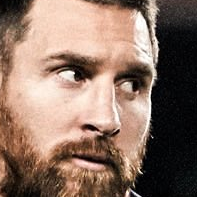
#> input picture Model/images_dataset/data_training/lionel_messi/lionel_messi1.png, 197 x 197 px, given in place of sharapova1.jpg, which was not available
$ jupyter execute --allow-errors data_processing.ipynb   (text cells are left out)
#> lines starting #> are read from the running program, lines starting #| are printed output that depends on the picture; pictures that were not available may be replaced by others from this repository, and a replacement may not be noted
[cell 1]
import numpy as np
import cv2
import matplotlib
from matplotlib import pyplot as plt

[cell 2]
img= cv2.imread("./images_dataset/maria_sharapova/sharapova1.jpg")
#> img is the input picture: shape (197, 197, 3); mean B, G, R 99.6, 113.6, 139.2
plt.imshow(img)

[cell 3]
gray = cv2.cvtColor(img, cv2.COLOR_BGR2GRAY)
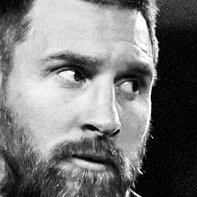
#> gray: shape (197, 197); min 0, max 255, mean 119.7
gray.shape
#> Out = (197, 197)

[cell 4]
plt.imshow(gray,cmap='gray')

[cell 5]
face_cascade= cv2.CascadeClassifier("./opencv/haarcascades/haarcascade_frontalface_default.xml")
eyes_cascade= cv2.CascadeClassifier("./opencv/haarcascades/haarcascade_eye.xml")
faces = face_cascade.detectMultiScale(gray,1.3,5)
#> faces = ()
faces

#> (a cell that did not finish here is left out)

#> (a cell that did not finish here is left out)

[cell 8]
cv2.destroyAllWindows()
for (x,y,w,h) in faces:
    face_img = cv2.rectangle(img,(x,y),(x+w,y+h),(255,0,0),2)
    roi_gray = gray[y:y+h, x:x+w]
    roi_color = face_img[y:y+h, x:x+w]
    eyes = eyes_cascade.detectMultiScale(roi_gray)
    for (ex,ey,ew,eh) in eyes:
        cv2.rectangle(roi_color,(ex,ey),(ex+ew,ey+eh),(0,255,0),2)
#> this loop made 0 passes


plt.figure()
#> (the rest of this cell did not finish here and is left out)

#> (a cell that did not finish here is left out)

[cell 10]
def preprocess_image(image_path):
    img = cv2.imread(image_path)
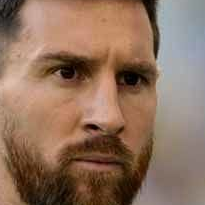
#> input picture Model/images_dataset/data_training/lionel_messi/lionel_messi10.png, 205 x 205 px, given in place of maria_sharapova, which was not available
#> img is the input picture: shape (205, 205, 3); mean B, G, R 93.5, 113, 142.9
    gray = cv2.cvtColor(img, cv2.COLOR_BGR2GRAY)
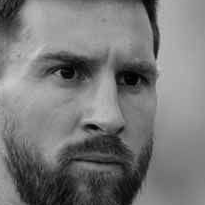
#> gray: shape (205, 205); min 0, max 204, mean 119.7
    faces = face_cascade.detectMultiScale(gray, 1.3, 5)
#> faces = [[13, 10, 181, 181]]
    for (x,y,w,h) in faces:
        roi_gray = gray[y:y+h, x:x+w]
        roi_color = img[y:y+h, x:x+w]
        eyes = eyes_cascade.detectMultiScale(roi_gray)
        if len(eyes) >= 2:
            return roi_color
#> this loop made 1 pass
#> (x, y, w, h, eyes) on pass 1: (13, 10, 181, 181, [[27, 39, 46, 46], [98, 48, 43, 43]])
#> pass 1, in preprocess_image, `roi_gray = gray[y:y+h, x:x+w]`:
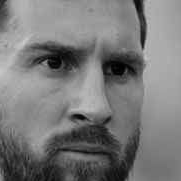
#> roi_gray: shape (181, 181); min 0, max 204, mean 121
#> pass 1, in preprocess_image, `roi_color = img[y:y+h, x:x+w]`:
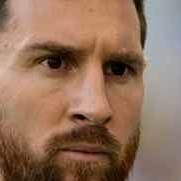
#> roi_color: shape (181, 181, 3); mean B, G, R 92.4, 113.7, 146.2
